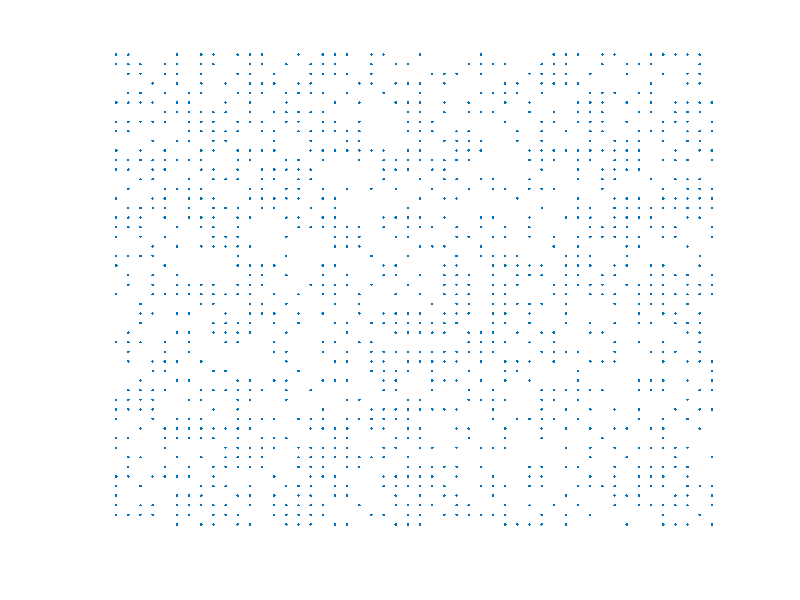
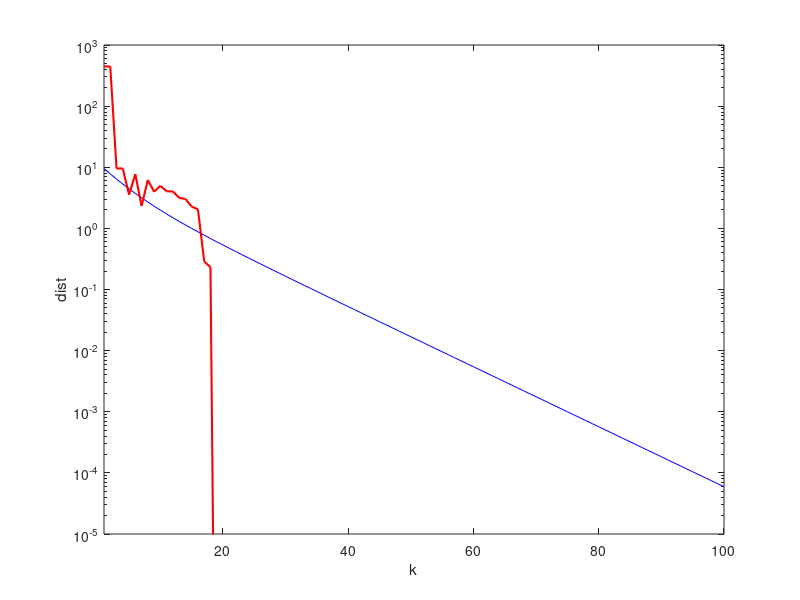

MATLAB code to generate these figures, in order:
% Positive semidefinite matrix completion
%   find        X
%   subject to  X(i,j) = val,   where (i,j,val) is the data 
%               X is PSD mtx with size n-by-n
% via alternating projections method and Dykstra's algorithm.
%
% This script runs both alternating projections and Dykstra's algorithm for
% comparison.
%
% EE364b Convex Optimization II, S. Boyd
% Written by Almir Mutapcic, 01/19/07 and Eric Chu, 04/25/11
%

% generate a problem instance
n = 50; % matrix size
p = 500; % number of missing entries
% generate a positive definite matrix
randn('state',1); % set state so problem is reproducable
A = randn(n,n);
X = A'*A;
fprintf(1,'Constructed PD mtx with min eig = %3.4f\n',min( eig(X) ));

% getting a random sparsity pattern
rand('state',1);
S = rand(n,n); 
% make sure sparsity pattern is symmetric and has ones on the diagonal
S = (S + S') + eye(n,n) > 1;

% zero out missing elements
X = X.*S;
I = find( X ~= 0 ); V = X(I);
fprintf(1,'Initial mtx cmplt. with zeros has min eig = %3.4f\n',min( eig(X) ));

figure(1), clf, spy(X), axis off,
print -depsc mtx_completion_dr_spy

%********************************************************************
% subgradient method computation
%********************************************************************
dist = [];
disp('Starting alternating projections ...')

k = 1;
MAX_ITERS = 100;

while k <= MAX_ITERS 
  Xprev = X;
  % project on PSD cone
  [T lambda] = eig(X);
  ind = find( diag(lambda) < 0 );
  lambda(:,ind) = 0;
  Xproj = T*lambda*T';
  dist(end+1) = norm(Xproj - X,'fro');
  X = Xproj;

  % project on the fixed matrix values
  Xproj(I) = V;
  dist(end+1) = norm(Xproj - X,'fro');
  X = Xproj;

  k = k + 2;
  if( rem(k,100) == 0 ), fprintf(1,'iter: %d\n',k), end
end

%********************************************************************
% douglas rachford alternating projection algorithm
%********************************************************************
dr_dist = [];
disp('Starting DR alternating projections ...')

k = 1;
MAX_ITERS = 100;

% initial state
Z = zeros(n);
while k <= MAX_ITERS 

  % x^{k+1/2}: project on PSD cone
  [T lambda] = eig(Z);
  ind = find( diag(lambda) < 0 );
  lambda(:,ind) = 0;
  X_half = T*lambda*T';
  dr_dist(end+1) = norm(X_half - X,'fro');
  
  % z^{k+1/2}
  Z_half = 2*X_half - Z;


  % x^{k+1}: project on the fixed matrix values
  X = Z_half;
  X(I) = V;
  dr_dist(end+1) = norm(X_half - X,'fro');
  
  % z^{k+1}
  Z = Z + X - X_half;

  
  k = k + 2;
  if( rem(k,100) == 0 ), fprintf(1,'iter: %d\n',k), end
end

%********************************************************************
% plot results
%********************************************************************
figure(2), clf
set(gca, 'FontSize',18);
semilogy( 1:MAX_ITERS, dist, 'b-', 1:MAX_ITERS, dr_dist, 'r-', 'LineWidth',1.5 ), hold on,
xlabel('k');
ylabel('dist');
axis([1 100 10^-5 10^3])
print -depsc mtx_completion_dr
